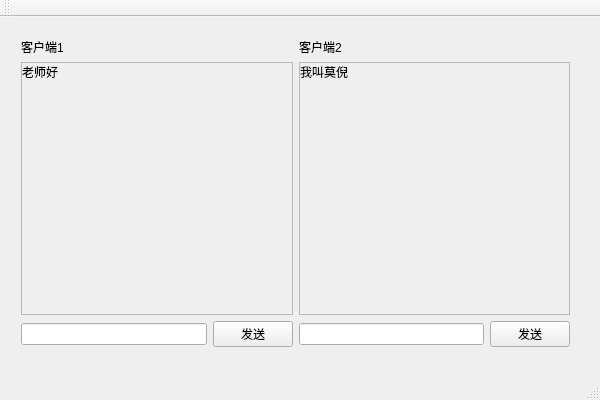
<?xml version="1.0" encoding="UTF-8"?>
<ui version="4.0">
 <class>PiQtSocketClass</class>
 <widget class="QMainWindow" name="PiQtSocketClass">
  <property name="geometry">
   <rect>
    <x>0</x>
    <y>0</y>
    <width>600</width>
    <height>400</height>
   </rect>
  </property>
  <property name="windowTitle">
   <string>PiQtSocket</string>
  </property>
  <widget class="QWidget" name="centralWidget">
   <property name="sizePolicy">
    <sizepolicy hsizetype="Expanding" vsizetype="Expanding">
     <horstretch>0</horstretch>
     <verstretch>0</verstretch>
    </sizepolicy>
   </property>
   <widget class="QWidget" name="layoutWidget">
    <property name="geometry">
     <rect>
      <x>10</x>
      <y>10</y>
      <width>571</width>
      <height>331</height>
     </rect>
    </property>
    <layout class="QGridLayout" name="gridLayout">
     <item row="0" column="0">
      <widget class="QLabel" name="label_3">
       <property name="text">
        <string>客户端1</string>
       </property>
      </widget>
     </item>
     <item row="0" column="1">
      <widget class="QLabel" name="label_4">
       <property name="text">
        <string>客户端2</string>
       </property>
      </widget>
     </item>
     <item row="1" column="0">
      <widget class="QScrollArea" name="scrollArea">
       <property name="widgetResizable">
        <bool>true</bool>
       </property>
       <widget class="QWidget" name="scrollAreaWidgetContents">
        <property name="geometry">
         <rect>
          <x>0</x>
          <y>0</y>
          <width>280</width>
          <height>273</height>
         </rect>
        </property>
        <widget class="QLabel" name="client1Label">
         <property name="geometry">
          <rect>
           <x>0</x>
           <y>0</y>
           <width>271</width>
           <height>261</height>
          </rect>
         </property>
         <property name="text">
          <string>老师好</string>
         </property>
         <property name="alignment">
          <set>Qt::AlignLeading|Qt::AlignLeft|Qt::AlignTop</set>
         </property>
        </widget>
       </widget>
      </widget>
     </item>
     <item row="1" column="1">
      <widget class="QScrollArea" name="scrollArea_2">
       <property name="widgetResizable">
        <bool>true</bool>
       </property>
       <widget class="QWidget" name="scrollAreaWidgetContents_2">
        <property name="geometry">
         <rect>
          <x>0</x>
          <y>0</y>
          <width>279</width>
          <height>273</height>
         </rect>
        </property>
        <widget class="QLabel" name="client2Label">
         <property name="geometry">
          <rect>
           <x>0</x>
           <y>0</y>
           <width>271</width>
           <height>261</height>
          </rect>
         </property>
         <property name="contextMenuPolicy">
          <enum>Qt::DefaultContextMenu</enum>
         </property>
         <property name="text">
          <string>我叫莫倪</string>
         </property>
         <property name="alignment">
          <set>Qt::AlignLeading|Qt::AlignLeft|Qt::AlignTop</set>
         </property>
        </widget>
       </widget>
      </widget>
     </item>
     <item row="2" column="0">
      <layout class="QHBoxLayout" name="horizontalLayout_2">
       <item>
        <widget class="QLineEdit" name="clientText"/>
       </item>
       <item>
        <widget class="QPushButton" name="clientSend">
         <property name="text">
          <string>发送</string>
         </property>
        </widget>
       </item>
      </layout>
     </item>
     <item row="2" column="1">
      <layout class="QHBoxLayout" name="horizontalLayout_3">
       <item>
        <widget class="QLineEdit" name="client2Text"/>
       </item>
       <item>
        <widget class="QPushButton" name="client2Send">
         <property name="text">
          <string>发送</string>
         </property>
        </widget>
       </item>
      </layout>
     </item>
    </layout>
   </widget>
  </widget>
  <widget class="QMenuBar" name="menuBar">
   <property name="geometry">
    <rect>
     <x>0</x>
     <y>0</y>
     <width>600</width>
     <height>22</height>
    </rect>
   </property>
  </widget>
  <widget class="QToolBar" name="mainToolBar">
   <attribute name="toolBarArea">
    <enum>TopToolBarArea</enum>
   </attribute>
   <attribute name="toolBarBreak">
    <bool>false</bool>
   </attribute>
  </widget>
  <widget class="QStatusBar" name="statusBar"/>
 </widget>
 <layoutdefault spacing="6" margin="11"/>
 <resources>
  <include location="PiQtSocket.qrc"/>
 </resources>
 <connections>
  <connection>
   <sender>clientSend</sender>
   <signal>clicked()</signal>
   <receiver>PiQtSocketClass</receiver>
   <slot>on_client_send_clicked()</slot>
   <hints>
    <hint type="sourcelabel">
     <x>256</x>
     <y>360</y>
    </hint>
    <hint type="destinationlabel">
     <x>255</x>
     <y>378</y>
    </hint>
   </hints>
  </connection>
  <connection>
   <sender>client2Send</sender>
   <signal>clicked()</signal>
   <receiver>PiQtSocketClass</receiver>
   <slot>on_client2_send_clicked()</slot>
   <hints>
    <hint type="sourcelabel">
     <x>537</x>
     <y>363</y>
    </hint>
    <hint type="destinationlabel">
     <x>591</x>
     <y>361</y>
    </hint>
   </hints>
  </connection>
 </connections>
 <slots>
  <slot>on_client_send_clicked()</slot>
  <slot>on_client2_send_clicked()</slot>
 </slots>
</ui>
